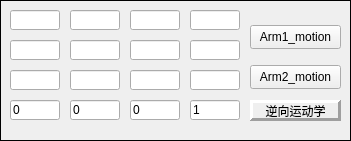
     <widget class="QFrame" name="frame_36">
      <property name="geometry">
       <rect>
        <x>530</x>
        <y>670</y>
        <width>351</width>
        <height>141</height>
       </rect>
      </property>
      <property name="frameShape">
       <enum>QFrame::Box</enum>
      </property>
      <property name="frameShadow">
       <enum>QFrame::Plain</enum>
      </property>
      <widget class="QLineEdit" name="lineEdit_13">
       <property name="geometry">
        <rect>
         <x>10</x>
         <y>10</y>
         <width>50</width>
         <height>20</height>
        </rect>
       </property>
       <property name="text">
        <string/>
       </property>
       <property name="maxLength">
        <number>9</number>
       </property>
      </widget>
      <widget class="QLineEdit" name="lineEdit_14">
       <property name="geometry">
        <rect>
         <x>10</x>
         <y>40</y>
         <width>50</width>
         <height>20</height>
        </rect>
       </property>
       <property name="text">
        <string/>
       </property>
       <property name="maxLength">
        <number>9</number>
       </property>
      </widget>
      <widget class="QLineEdit" name="lineEdit_15">
       <property name="geometry">
        <rect>
         <x>10</x>
         <y>70</y>
         <width>50</width>
         <height>20</height>
        </rect>
       </property>
       <property name="text">
        <string/>
       </property>
       <property name="maxLength">
        <number>9</number>
       </property>
      </widget>
      <widget class="QLineEdit" name="lineEdit_16">
       <property name="geometry">
        <rect>
         <x>10</x>
         <y>100</y>
         <width>50</width>
         <height>20</height>
        </rect>
       </property>
       <property name="text">
        <string>0</string>
       </property>
       <property name="maxLength">
        <number>9</number>
       </property>
       <property name="readOnly">
        <bool>true</bool>
       </property>
      </widget>
      <widget class="QLineEdit" name="lineEdit_17">
       <property name="geometry">
        <rect>
         <x>70</x>
         <y>10</y>
         <width>50</width>
         <height>20</height>
        </rect>
       </property>
       <property name="text">
        <string/>
       </property>
       <property name="maxLength">
        <number>9</number>
       </property>
      </widget>
      <widget class="QLineEdit" name="lineEdit_18">
       <property name="geometry">
        <rect>
         <x>130</x>
         <y>10</y>
         <width>50</width>
         <height>20</height>
        </rect>
       </property>
       <property name="text">
        <string/>
       </property>
       <property name="maxLength">
        <number>9</number>
       </property>
      </widget>
      <widget class="QLineEdit" name="lineEdit_19">
       <property name="geometry">
        <rect>
         <x>190</x>
         <y>10</y>
         <width>50</width>
         <height>20</height>
        </rect>
       </property>
       <property name="text">
        <string/>
       </property>
       <property name="maxLength">
        <number>9</number>
       </property>
      </widget>
      <widget class="QLineEdit" name="lineEdit_20">
       <property name="geometry">
        <rect>
         <x>70</x>
         <y>40</y>
         <width>50</width>
         <height>20</height>
        </rect>
       </property>
       <property name="text">
        <string/>
       </property>
       <property name="maxLength">
        <number>9</number>
       </property>
      </widget>
      <widget class="QLineEdit" name="lineEdit_21">
       <property name="geometry">
        <rect>
         <x>130</x>
         <y>40</y>
         <width>50</width>
         <height>20</height>
        </rect>
       </property>
       <property name="text">
        <string/>
       </property>
       <property name="maxLength">
        <number>9</number>
       </property>
      </widget>
      <widget class="QLineEdit" name="lineEdit_22">
       <property name="geometry">
        <rect>
         <x>190</x>
         <y>40</y>
         <width>50</width>
         <height>20</height>
        </rect>
       </property>
       <property name="text">
        <string/>
       </property>
       <property name="maxLength">
        <number>9</number>
       </property>
      </widget>
      <widget class="QLineEdit" name="lineEdit_23">
       <property name="geometry">
        <rect>
         <x>70</x>
         <y>70</y>
         <width>50</width>
         <height>20</height>
        </rect>
       </property>
       <property name="text">
        <string/>
       </property>
       <property name="maxLength">
        <number>9</number>
       </property>
      </widget>
      <widget class="QLineEdit" name="lineEdit_24">
       <property name="geometry">
        <rect>
         <x>130</x>
         <y>70</y>
         <width>50</width>
         <height>20</height>
        </rect>
       </property>
       <property name="text">
        <string/>
       </property>
       <property name="maxLength">
        <number>9</number>
       </property>
      </widget>
      <widget class="QLineEdit" name="lineEdit_25">
       <property name="geometry">
        <rect>
         <x>190</x>
         <y>70</y>
         <width>50</width>
         <height>20</height>
        </rect>
       </property>
       <property name="text">
        <string/>
       </property>
       <property name="maxLength">
        <number>9</number>
       </property>
      </widget>
      <widget class="QLineEdit" name="lineEdit_26">
       <property name="geometry">
        <rect>
         <x>70</x>
         <y>100</y>
         <width>50</width>
         <height>20</height>
        </rect>
       </property>
       <property name="text">
        <string>0</string>
       </property>
       <property name="maxLength">
        <number>9</number>
       </property>
       <property name="readOnly">
        <bool>true</bool>
       </property>
      </widget>
      <widget class="QLineEdit" name="lineEdit_27">
       <property name="geometry">
        <rect>
         <x>130</x>
         <y>100</y>
         <width>50</width>
         <height>20</height>
        </rect>
       </property>
       <property name="text">
        <string>0</string>
       </property>
       <property name="maxLength">
        <number>9</number>
       </property>
       <property name="readOnly">
        <bool>true</bool>
       </property>
      </widget>
      <widget class="QLineEdit" name="lineEdit_28">
       <property name="geometry">
        <rect>
         <x>190</x>
         <y>100</y>
         <width>50</width>
         <height>20</height>
        </rect>
       </property>
       <property name="text">
        <string>1</string>
       </property>
       <property name="maxLength">
        <number>9</number>
       </property>
       <property name="readOnly">
        <bool>true</bool>
       </property>
      </widget>
      <widget class="QLabel" name="label_59">
       <property name="geometry">
        <rect>
         <x>250</x>
         <y>100</y>
         <width>91</width>
         <height>21</height>
        </rect>
       </property>
       <property name="frameShape">
        <enum>QFrame::Panel</enum>
       </property>
       <property name="frameShadow">
        <enum>QFrame::Raised</enum>
       </property>
       <property name="lineWidth">
        <number>3</number>
       </property>
       <property name="text">
        <string>逆向运动学</string>
       </property>
       <property name="alignment">
        <set>Qt::AlignCenter</set>
       </property>
      </widget>
      <widget class="QPushButton" name="robotikine1">
       <property name="geometry">
        <rect>
         <x>250</x>
         <y>25</y>
         <width>91</width>
         <height>24</height>
        </rect>
       </property>
       <property name="text">
        <string>Arm1_motion</string>
       </property>
      </widget>
      <widget class="QPushButton" name="robotikine2">
       <property name="geometry">
        <rect>
         <x>250</x>
         <y>65</y>
         <width>91</width>
         <height>24</height>
        </rect>
       </property>
       <property name="text">
        <string>Arm2_motion</string>
       </property>
      </widget>
     </widget>
